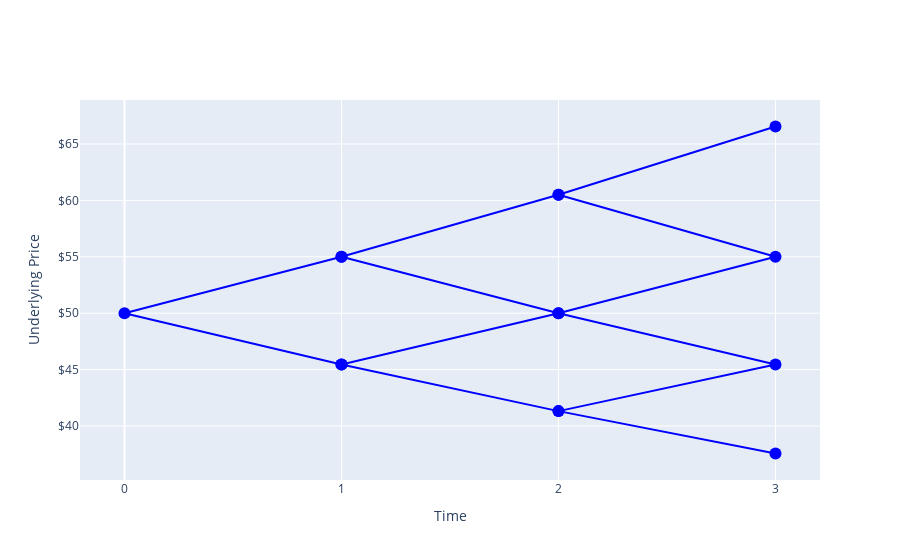

Notebook source saved alongside this figure:
### Markdown cell above
# FIGURE: UNDERLYING PRICE

### Code cell
tree = stock_tree

# Prep data for plotting
spliced = []
for a, b in zip(tree[1:], tree[:-1]):
    x = []
    for i in range(len(a)):
        x.append(a[i])
        try:
            x.append(b[i])
        except:
            pass
    spliced.append(x)


# Make figure
fig = go.Figure()
string = "$%{y:,.2f}<extra></extra>"
for i in range(len(tree) - 1):
    x = [1, 0, 1]
    for j in range(i):
        x.append(0)
        x.append(1)
    x = np.array(x) + i
    y = spliced[i]
    trace = go.Scatter(
        x=x,
        y=y,
        mode="lines+markers",
        hovertemplate=string,
        marker=dict(size=12, color='blue'),
        line=dict(color='blue'),
        showlegend=False
    )
    fig.add_trace(trace)
fig.update_layout(xaxis=dict(tickmode="linear", tick0=0, dtick=1))
fig.update_xaxes(title="Time")
fig.update_layout(yaxis_tickprefix="$", yaxis_tickformat=",.0f")
fig.update_yaxes(title="Underlying Price")
fig.show()

### Figure 1 — Plotly figure (JSON) as saved in the notebook; plotly's stock layout.template omitted (floating-point values rounded to 4 significant figures)
{"data": [{"hovertemplate": "$%{y:,.2f}<extra></extra>", "line": {"color": "blue"}, "marker": {"color": "blue", "size": 12}, "mode": "lines+markers", "showlegend": false, "type": "scatter", "x": [1, 0, 1], "y": [55.0, 50, 45.45]}, {"hovertemplate": "$%{y:,.2f}<extra></extra>", "line": {"color": "blue"}, "marker": {"color": "blue", "size": 12}, "mode": "lines+markers", "showlegend": false, "type": "scatter", "x": [2, 1, 2, 1, 2], "y": [60.5, 55.0, 50, 45.45, 41.32]}, {"hovertemplate": "$%{y:,.2f}<extra></extra>", "line": {"color": "blue"}, "marker": {"color": "blue", "size": 12}, "mode": "lines+markers", "showlegend": false, "type": "scatter", "x": [3, 2, 3, 2, 3, 2, 3], "y": [66.55, 60.5, 55.0, 50, 45.45, 41.32, 37.57]}], "layout": {"xaxis": {"dtick": 1, "tick0": 0, "tickmode": "linear", "title": {"text": "Time"}}, "yaxis": {"tickformat": ",.0f", "tickprefix": "$", "title": {"text": "Underlying Price"}}}}
